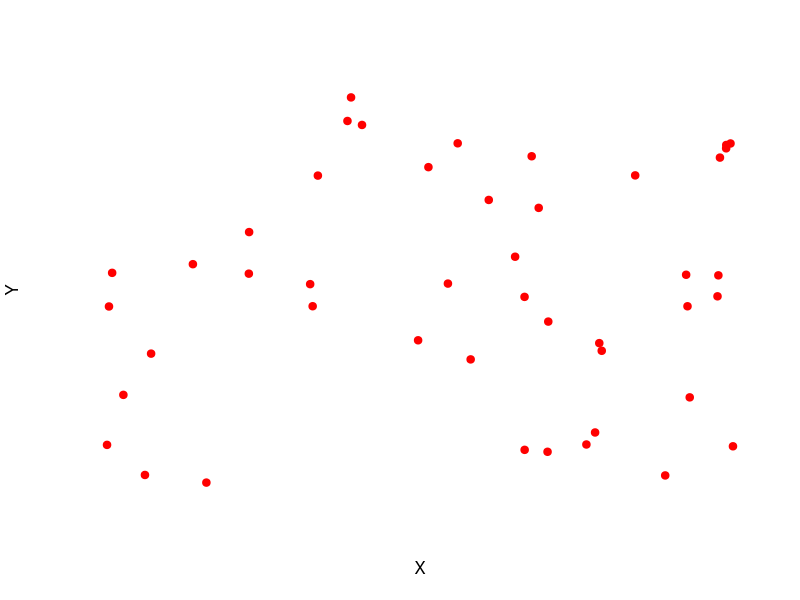
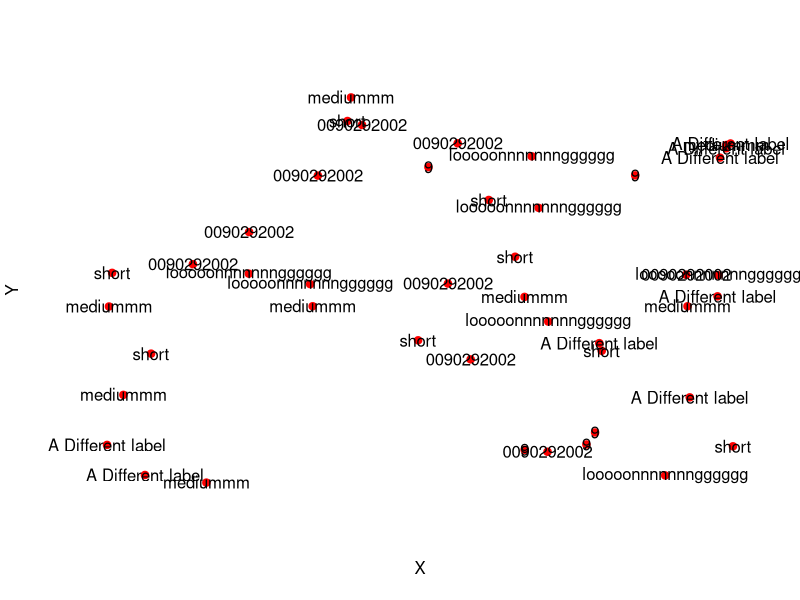
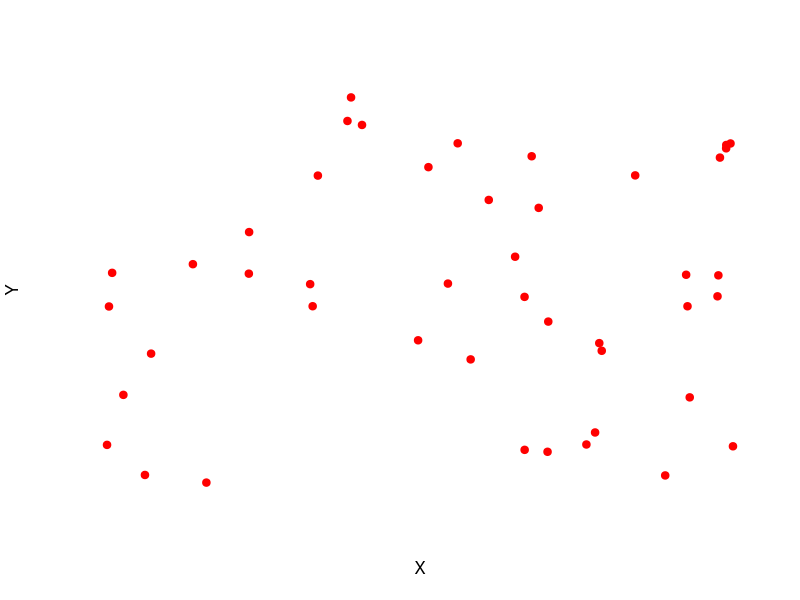

Write the R code that produced these figures, in order. (Note: this script raises an error after producing the figures.)
#library(addTextLabels)

# Create some random points
n <- 45
testLabels <- c("short", "mediummm", "looooonnnnnnngggggg", "0090292002", "9", "A Different label")
coords <- data.frame(X=runif(n), Y=runif(n, min=0, max=100), Name=sample(testLabels, size=n, replace=TRUE),
                     stringsAsFactors = FALSE)

# Plot them without labels
plot(x=coords$X, y=coords$Y, pch=19, bty="n", xaxt="n", yaxt="n", col="red", xlab="X", ylab="Y")

pdf("/home/josephcrispell/Desktop/test.pdf")

# With potentially overlapping labels
plot(x=coords$X, y=coords$Y, pch=19, bty="n", xaxt="n", yaxt="n", col="red", xlab="X", ylab="Y")
text(coords$X, coords$Y, labels=coords$Name, xpd=TRUE)

# Plot them with non-overlapping labels
plot(x=coords$X, y=coords$Y, pch=19, bty="n", xaxt="n", yaxt="n", col="red", xlab="X", ylab="Y")
addTextLabels(coords$X, coords$Y, coords$Name, cex=0.9, col.label="black")

# Plot them with non-overlapping labels
plot(x=coords$X, y=coords$Y, pch=19, bty="n", xaxt="n", yaxt="n", col="red", xlab="X", ylab="Y")
addTextLabels(coords$X, coords$Y, coords$Name, cex=0.9, col.background=rgb(0,0,0, 0.75), col.label="white")

dev.off()


x = c(0.8846, 1.1554, 0.9317, 0.9703, 0.9053, 0.9454, 1.0146, 0.9012, 
      0.9055, 1.3307)
y = c(0.9828, 1.0329, 0.931, 1.3794, 0.9273, 0.9605, 1.0259, 0.9542, 
      0.9717, 0.9357)
ShortSci = c("MotAlb", "PruMod", "EriRub", "LusMeg", "PhoOch", "PhoPho", 
             "SaxRub", "TurMer", "TurPil", "TurPhi")

# basic plot
plot(x, y, asp=1)
abline(h = 1, col = "green")
abline(v = 1, col = "green")

addTextLabels(x, y, ShortSci, cex=0.9, col.background=rgb(0,0,0, 0.75), col.label="white")
addTextLabels(x, y, ShortSci, cex=0.9, col.background=rgb(0,0,0, 0.75), col.label="white", keepLabelsInside = FALSE)

xx=10**(-4:-1)
yy=0.5*(xx**0.5)

#this doesn't show the label
plot(xx,yy,log="x",type="b")

addTextLabels(xx,yy,c("A", "B", "C", "D"))

#this works
plot(log10(xx),log10(yy),type="b")
addTextLabels(log10(min(xx)),log10(min(yy)),"(min,min)")
